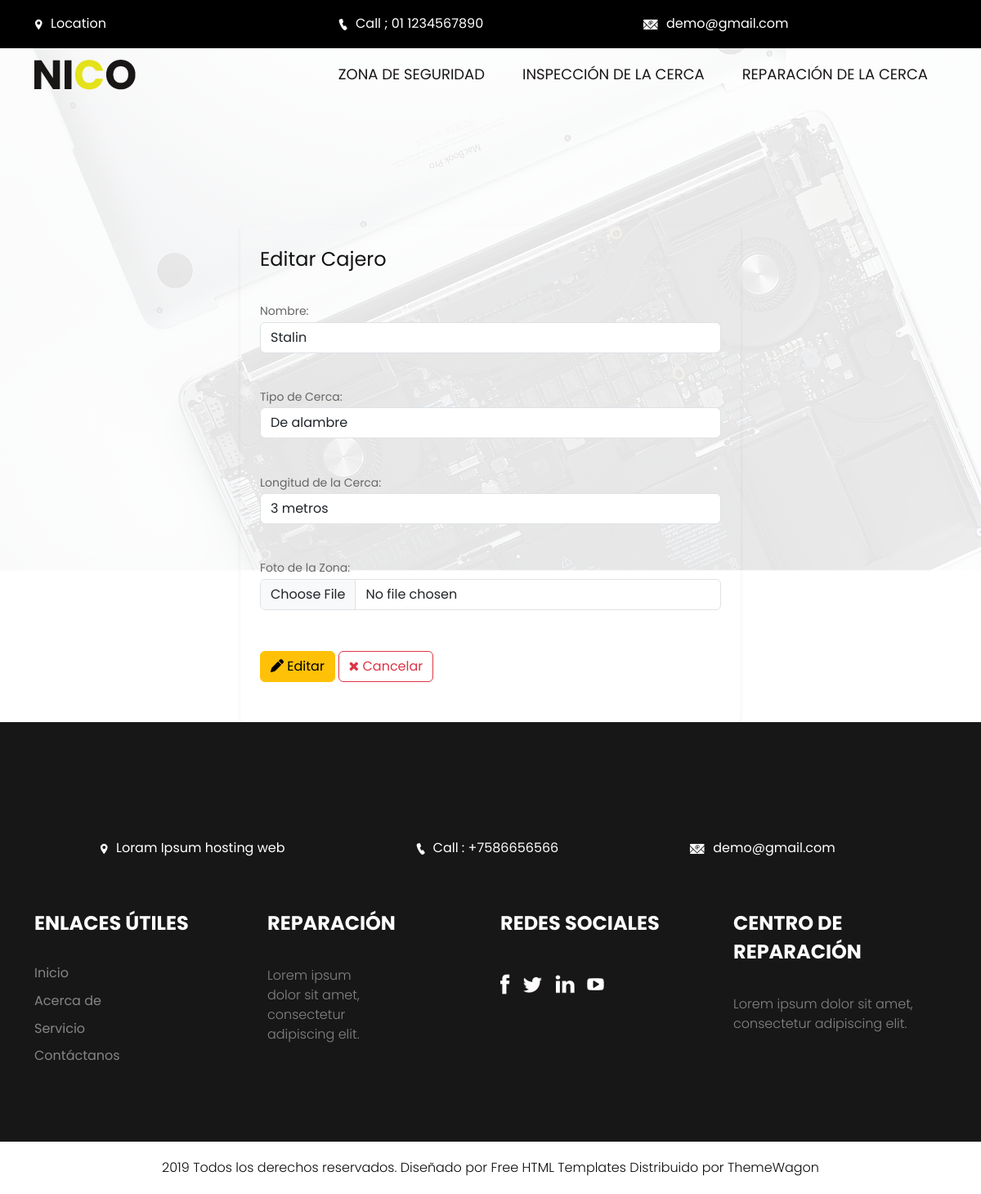
The app's page /editarZona/4 with its own data.
### Aplicaciones/zonaSeguridad/models.py (models this page shows, shortened)
class zonaSeguridad(models.Model):
    id = models.AutoField(primary_key=True)
    nombre = models.CharField(max_length=100)
    tipoCerca = models.CharField(max_length=100)
    longitud = models.CharField(max_length=100)
    logo=models.FileField(upload_to='cargos', null=True, blank=True)

### Aplicaciones/zonaSeguridad/views.py (the view)
# urls.py: path('editarZona/<id>',views.editarZona),
def editarZona(request, id):
    zonaEditar = zonaSeguridad.objects.get(id=id)
    return render(request, "editarZona.html", {'zonaEditar': zonaEditar})

### Aplicaciones/zonaSeguridad/templates/editarZona.html (shortened to what this page needs)
{% extends './plantilla.html' %}
{% load static %}
{% block contenido %}
<br><br><br><br><br><br>
<div class="row">
    <div class="col-md-3"></div>
    <div class="col-md-6 bg-light p-4 rounded shadow-sm">
        <h1 class="mb-4">Editar Cajero</h1>
        <form action="/procesarEdicionZonas" id="frm_editar_zona" enctype="multipart/form-data"  method="post">
            <label for="nombre">Nombre:</label>
            <input class="form-control mb-3" type="text" name="nombre" id="nombre" value="{{zonaEditar.nombre}}" ><br>
            <label for="tipoCerca">Tipo de Cerca:</label>
            <input class="form-control mb-3" type="text" name="tipoCerca" id="tipoCerca" value="{{zonaEditar.tipoCerca}}" ><br>
            <label for="longitud">Longitud de la Cerca:</label>
            <input class="form-control mb-3" type="text" name="longitud" id="longitud" value="{{zonaEditar.longitud}}" ><br>
            <label for="logo">Foto de la Zona:</label>
            <input type="file" name="logo" id="logo" class="form-control"><br><br>
            <button
            class="btn btn-warning"
            type="submit"><i class="fa fa-pen"></i>
                Editar</button>
            <a
            class="btn btn-outline-danger"
            href="{% url 'inicio' %}"><i class=" fa fa-times"></i>
                Cancelar
            </a>
        </form>
        <br>
    </div>
    <div class="col-md-3"></div>
</div>
{% endblock %}

### manteSJ/static/Plantilla/nico/css/style.css (style rules this page uses)
* { box-sizing: border-box !important; transition: ease all 0.5s; }
html { scroll-behavior: smooth; }
body { color: #666666; font-size: 14px; font-family:Poppins; line-height: 1.80857; font-weight: normal; overflow-x: hidden; }
a { color: #1f1f1f; text-decoration: none !important; outline: none !important; -webkit-transition: all .3s ease-in-out; -moz-transition: all .3s ease-in-out; -ms-transition: all .3s ease-in-out; -o-transition: all .3s ease-in-out; transition: all .3s ease-in-out; }
h1, h2, h3, h4, h5, h6 { letter-spacing: 0; font-weight: normal; position: relative; padding: 0 0 10px 0; font-weight: normal; line-height: normal; color: #111111; margin: 0 }
h1 { font-size: 24px }
*, *::after, *::before { -webkit-box-sizing: border-box; -moz-box-sizing: border-box; box-sizing: border-box; }
a { color: #222222; text-decoration: none; outline: none !important; }
a, .btn { text-decoration: none !important; outline: none !important; -webkit-transition: all .3s ease-in-out; -moz-transition: all .3s ease-in-out; -ms-transition: all .3s ease-in-out; -o-transition: all .3s ease-in-out; transition: all .3s ease-in-out; }
button { border: 0; margin: 0; padding: 0; cursor: pointer; }
.bg-light { background-color: transparent!important; }

### records on screen
zonaSeguridad: nombre "Stalin", tipoCerca "De alambre", longitud "3 metros"
